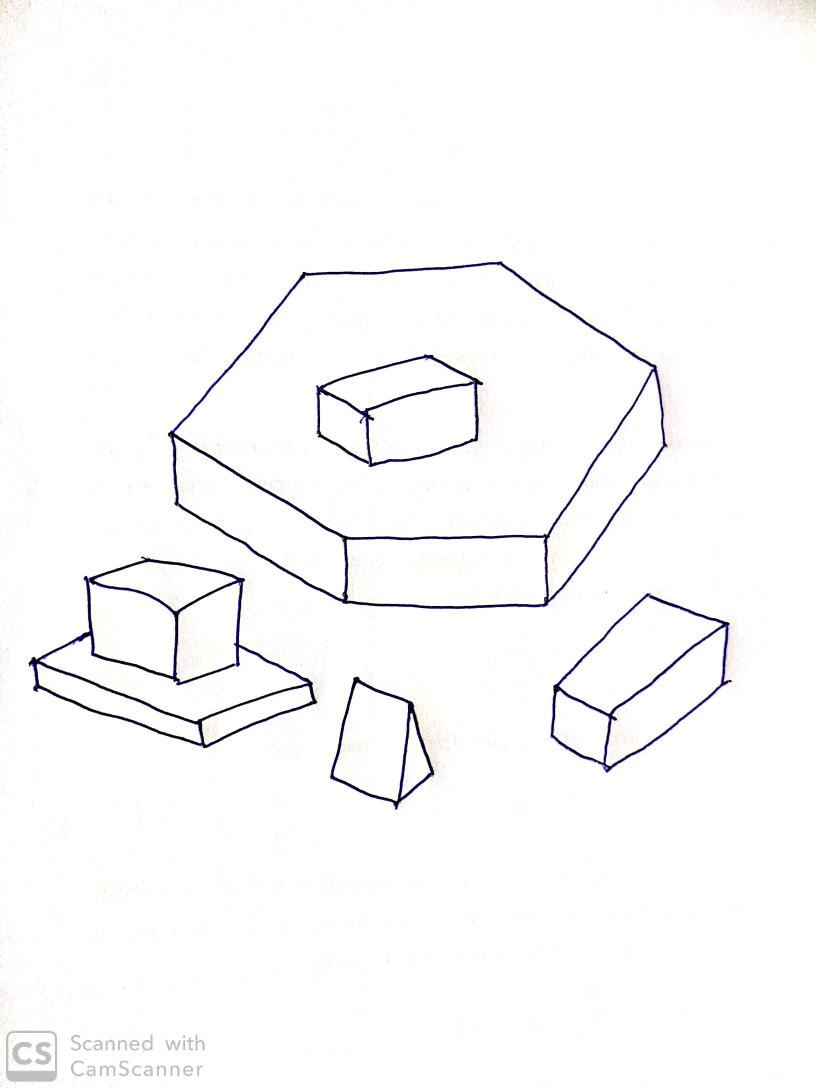
#> input picture Dataset/forms.jpg, 2448 x 3264 px (shown at 1/3 size)
$ python edge_detector.py
#> lines starting #> are read from the running program, lines starting #| are printed output that depends on the picture
#> further down, frame is the input picture: shape (3264, 2448, 3); mean B, G, R 250.8, 250.3, 250.5
### utils.py

import numpy as np
import cv2
import os

# gray = rgb2gray(rgb)

def isGray(image):
	return image.ndim<3

def widthHeightDividedBy(image, divisor):
	h,w = image.shape
	return (w/divisor,h/divisor)

def dist(p1, p2):
	return ( (p1[0]-p2[0])**2 + (p1[1]-p2[1])**2 )**0.5

def rgb2gray(rgb):
	return cv2.cvtColor(rgb, cv2.COLOR_BGR2GRAY)

# c - fator de reducao
def resize(img, c):
#> called with c = 0.2
    w = int(c*len(img))
#> w = 652
    h = int(c*len(img[0]))
#> h = 489
    return cv2.resize(img, (h, w))
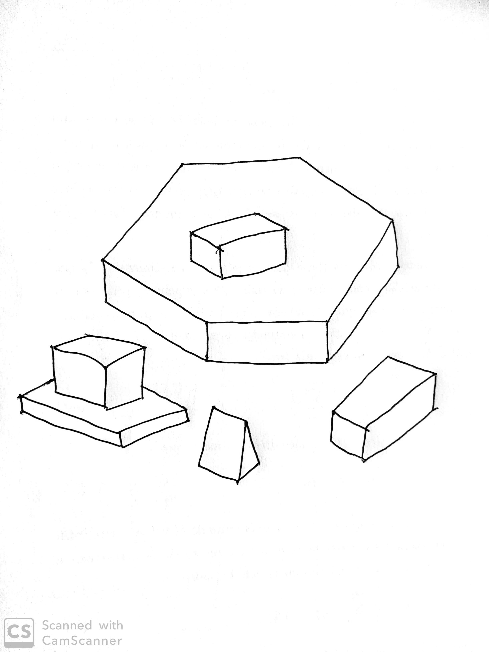
#> returned value: shape (652, 489); min 0, max 255, mean 250.4

# [53 lines left out: functions concatH, concatV, addnoise, not called in this run]

### edge_detector.py
import cv2
import numpy as np
import matplotlib.pyplot as plt
import utils

window = cv2.namedWindow('imgs')

frame = cv2.imread("Dataset/forms.jpg")
img = utils.resize(utils.rgb2gray(frame),0.2)

edges = cv2.Canny(img, 100,200)
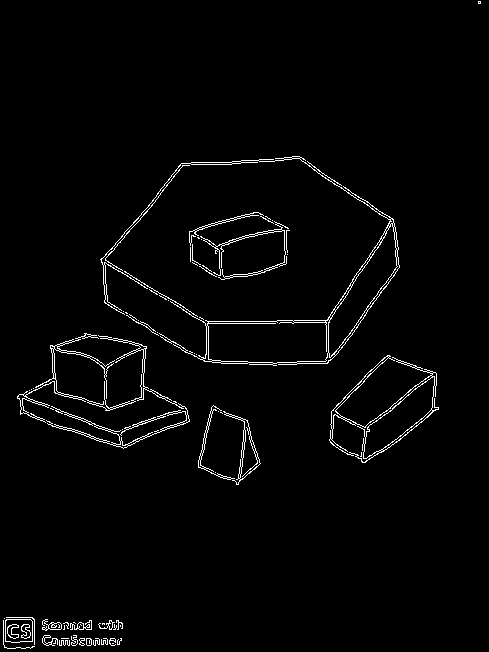
#> edges: shape (652, 489); 2.2% white in thin lines or dots

while cv2.waitKey(1) != 27:
#> (key Esc is pressed here)
    cv2.imshow(window, edges)
